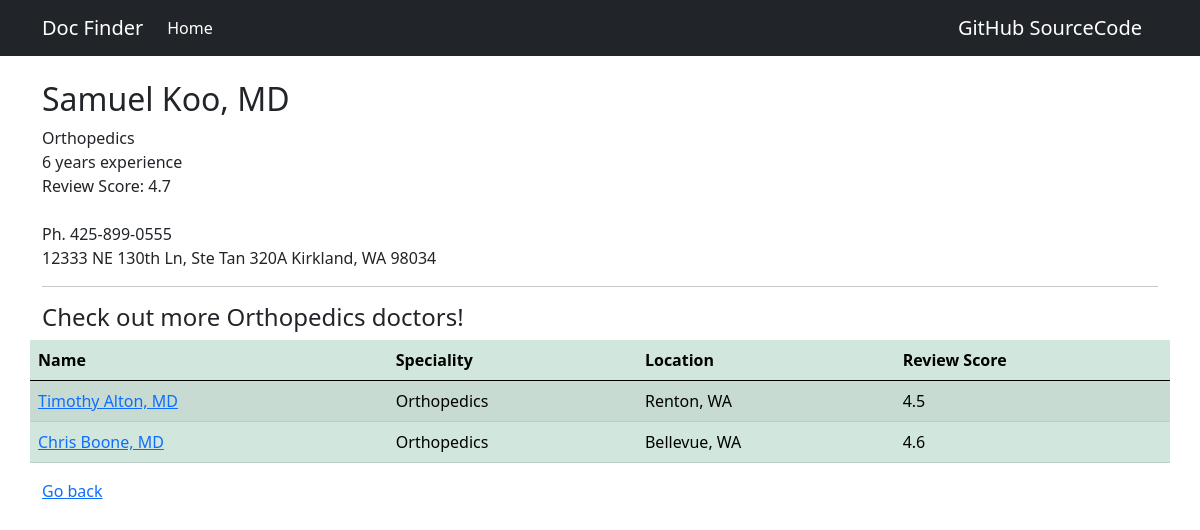
Screenshot of /3/ with the database file from the repository.
### finder/models.py (models this page shows, shortened)
class Data(models.Model):
    name = models.CharField(max_length=100)
    specialty = models.CharField(max_length=100)
    location = models.CharField(max_length=100)
    review_score = models.FloatField(default=0)
    years = models.CharField(max_length=100, default=0)
    phone = models.CharField(default=False, max_length=100)
    address = models.TextField(blank=True, null=True)

### finder/views.py (the view)
# urls.py: path('<int:profile_id>/', views.profile, name='profile'),
def profile(request, profile_id):
    profile = Data.objects.get(pk=profile_id)
    similar = Data.objects.filter(
        specialty__icontains=profile.specialty
    ).exclude(
        name__icontains=profile.name
    )
    context = {
        'profile': profile,
        'similar': similar,
    }
    return render(request, 'finder/profile.html', context)

### templates/finder/profile.html
{% extends 'partials/base.html' %}
{% block content %}
  <div class="column is-center"><br>
    <h2>{{ profile.name }}</h2>
    {{ profile.specialty }}<br>
    {{ profile.years }} years experience<br>
    Review Score: {{ profile.review_score }}<br><br>
    Ph. {{ profile.phone }}<br>
    {{ profile.address }}<hr>
    <h4>Check out more {{ profile.specialty }} doctors!</h4>
  </div>
  <table class="table table-success table-striped">
      <thead>
        <tr>
          <th scope="col">Name</th>
          <th scope="col">Speciality</th>
          <th scope="col">Location</th>
          <th scope="col">Review Score</th>
        </tr>
      </thead>
      <tbody>
        {% for other in similar %}
        <tr>
          <td><a href="{% url 'profile' other.id %}">{{ other.name }}</a></td>
          <td>{{ other.specialty }}</td>
          <td>{{ other.location }}</td>
          <td>{{ other.review_score }}</td>
        </tr>
        {% endfor %}
      </tbody>
  </table>
  <a href="{% url 'index' %}" class="button is-grey-light">Go back</a>
  </div>
</div>
{% endblock %}

### rows the page displays
Data: name "Samuel Koo, MD", specialty "Orthopedics", years "6", review_score "4.7", phone "425-899-0555", address "12333 NE 130th Ln, Ste Tan 320A Kirkland, WA 98034"
Data: name "Timothy Alton, MD", specialty "Orthopedics", location "Renton, WA", review_score "4.5"
Data: name "Chris Boone, MD", specialty "Orthopedics", location "Bellevue, WA", review_score "4.6"
